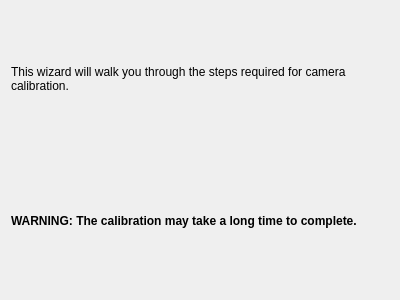
<?xml version="1.0" encoding="UTF-8"?>
<ui version="4.0">
 <class>PageStart</class>
 <widget class="QWizardPage" name="PageStart">
  <property name="geometry">
   <rect>
    <x>0</x>
    <y>0</y>
    <width>400</width>
    <height>300</height>
   </rect>
  </property>
  <property name="windowTitle">
   <string>WizardPage</string>
  </property>
  <property name="title">
   <string>New Camera De&amp;tected</string>
  </property>
  <property name="subTitle">
   <string>The camera needs to be calibrated before it's possible process pictures from this camera</string>
  </property>
  <layout class="QVBoxLayout" name="verticalLayout">
   <item>
    <widget class="QLabel" name="label">
     <property name="text">
      <string>This wizard will walk you through the steps required for camera calibration.</string>
     </property>
     <property name="wordWrap">
      <bool>true</bool>
     </property>
    </widget>
   </item>
   <item>
    <widget class="QLabel" name="label_2">
     <property name="styleSheet">
      <string notr="true">font-weight: bold;</string>
     </property>
     <property name="text">
      <string>WARNING: The calibration may take a long time to complete.</string>
     </property>
     <property name="wordWrap">
      <bool>true</bool>
     </property>
    </widget>
   </item>
  </layout>
 </widget>
 <resources/>
 <connections/>
</ui>
